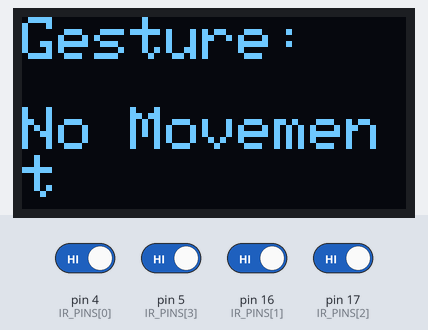
Bench run of a sketch on a simulated Arduino Uno, built with avr-gcc and run on an emulated ATmega328P. Parts: 128×64 one-colour display. The inputs (shaded band) are chosen by the test bench; at power-on: pin 4 (IR_PINS[0]), pin 5 (IR_PINS[3]), pin 16 (IR_PINS[1]), pin 17 (IR_PINS[2]) HIGH. What the sketch prints to the serial monitor is not drawn.

Above: at 2.2 s.
2.3 s: pin 4 (IR_PINS[0]) driven LOW and pin 5 (IR_PINS[3]) driven LOW
At 3.0 s:
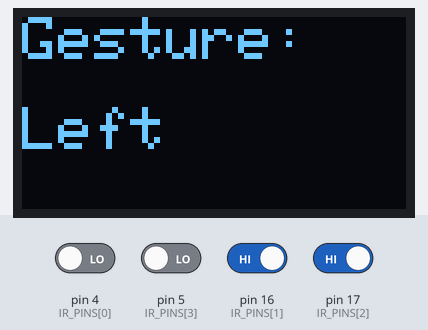
5.3 s: pin 17 (IR_PINS[2]) driven LOW
At 6.0 s:
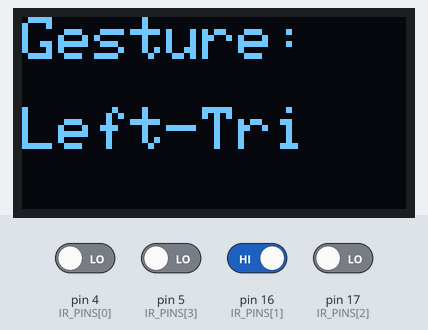
8.3 s: pin 4 (IR_PINS[0]) driven HIGH
At 8.7 s:
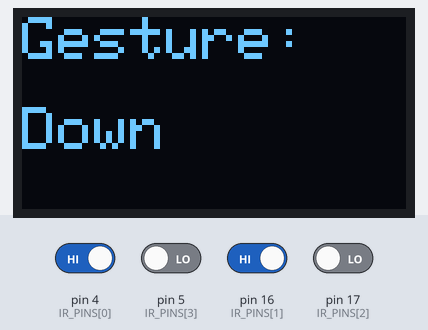
11.3 s: pin 16 (IR_PINS[1]) driven LOW
At 12.5 s:
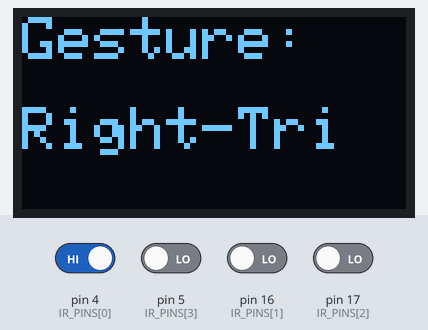
14.3 s: pin 5 (IR_PINS[3]) driven HIGH
At 15.5 s:
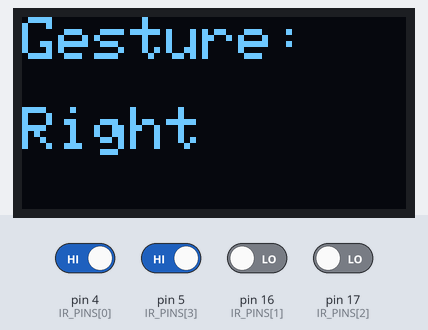
17.3 s: pin 4 (IR_PINS[0]) driven LOW
At 18.4 s:
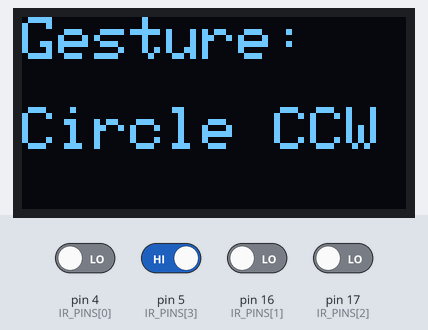
Timing chart, 0 to 20.3 s (numbered marks = the images above; inputs shaded):
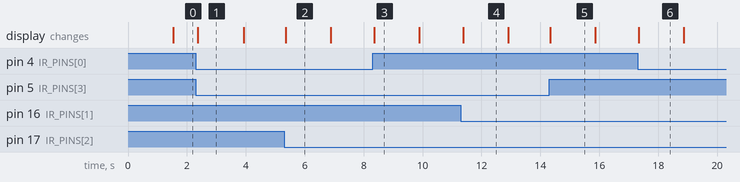

The sketch:

gesture_static.ino
```cpp
#include <Wire.h>
#include <Adafruit_GFX.h>
#include <Adafruit_SSD1306.h>

// OLED setup
#define SCREEN_WIDTH 128
#define SCREEN_HEIGHT 64
Adafruit_SSD1306 display(SCREEN_WIDTH, SCREEN_HEIGHT, &Wire, -1);

// IR sensor pins (Top-Left, Top-Right, Bottom-Right, Bottom-Left)
const int IR_PINS[] = {4, 16, 17, 5};
bool lastState[4] = {HIGH, HIGH, HIGH, HIGH};
unsigned long lastChangeTime = 0;

// Circle detection variables
int sequence[10] = {-1};
unsigned long lastSeqUpdate = 0;

// Function declarations
void detectGestures(bool state[4]);
void updateSequence(int triggeredSensor);
void detectCircles();
bool containsSequence(int a, int b, int c, int d);
void showGestureOLED(String gesture);

void setup() {
  Serial.begin(115200);
  for (int i = 0; i < 4; i++) {
    pinMode(IR_PINS[i], INPUT_PULLUP);
  }

  // OLED init
  if (!display.begin(SSD1306_SWITCHCAPVCC, 0x3C)) {
    Serial.println(F("SSD1306 allocation failed"));
    for (;;);
  }
  display.clearDisplay();
  display.setTextSize(2);
  display.setTextColor(SSD1306_WHITE);
  display.setCursor(0, 0);
  display.println("Starting...");
  display.display();
  delay(1000);
}

void loop() {
  bool currentState[4];

  // Read IR sensor states
  for (int i = 0; i < 4; i++) {
    currentState[i] = digitalRead(IR_PINS[i]);
  }

  // Check for changes
  for (int i = 0; i < 4; i++) {
    if (currentState[i] != lastState[i]) {
      lastChangeTime = millis();
      lastState[i] = currentState[i];

      if (currentState[i] == LOW) {
        updateSequence(i);  // i=0:TL, 1:TR, 2:BR, 3:BL
      }

      detectGestures(currentState);
    }
  }

  // Detect circles
  detectCircles();

  // Detect "No Movement" hover gesture
  if (millis() - lastChangeTime > 1500) {
    Serial.println("GESTURE: No Movement");
    showGestureOLED("No Movement");
    lastChangeTime = millis();
  }

  delay(50);
}

void updateSequence(int triggeredSensor) {
  for (int i = 0; i < 9; i++) {
    sequence[i] = sequence[i + 1];
  }
  sequence[9] = triggeredSensor;
  lastSeqUpdate = millis();
}

void detectCircles() {
  if (millis() - lastSeqUpdate > 500) return;

  // Clockwise (BL -> TL -> TR -> BR)
  if (containsSequence(3, 0, 1, 2)) {
    Serial.println("GESTURE: Circle CW");
    showGestureOLED("Circle CW");
    memset(sequence, -1, sizeof(sequence));
    return;
  }

  // Counter-clockwise (BL -> BR -> TR -> TL)
  if (containsSequence(3, 2, 1, 0)) {
    Serial.println("GESTURE: Circle CCW");
    showGestureOLED("Circle CCW");
    memset(sequence, -1, sizeof(sequence));
    return;
  }
}

bool containsSequence(int a, int b, int c, int d) {
  for (int i = 0; i < 7; i++) {
    if (sequence[i] == a &&
        sequence[i + 1] == b &&
        sequence[i + 2] == c &&
        sequence[i + 3] == d) {
      return true;
    }
  }
  return false;
}

void detectGestures(bool state[4]) {
  // Up: Top sensors triggered
  if (!state[0] && !state[1] && state[2] && state[3]) {
    Serial.println("GESTURE: Up");
    showGestureOLED("Up");
    return;
  }
  // Down: Bottom sensors triggered
  if (state[0] && state[1] && !state[2] && !state[3]) {
    Serial.println("GESTURE: Down");
    showGestureOLED("Down");
    return;
  }
  // Left: Left sensors triggered
  if (!state[0] && state[1] && state[2] && !state[3]) {
    Serial.println("GESTURE: Left");
    showGestureOLED("Left");
    return;
  }
  // Right: Right sensors triggered
  if (state[0] && !state[1] && !state[2] && state[3]) {
    Serial.println("GESTURE: Right");
    showGestureOLED("Right");
    return;
  }
  // Diagonal Gestures
  if (!state[0] && state[2] && state[1] && !state[3]) {
    Serial.println("GESTURE: Right-Diagonal");
    showGestureOLED("Right-Diag");
    return;
  }
  if (state[0] && !state[1] && !state[2] && state[3]) {
    Serial.println("GESTURE: Left-Diagonal");
    showGestureOLED("Left-Diag");
    return;
  }
  if (state[0] && !state[1] && !state[2] && !state[3]) {
    Serial.println("GESTURE: Right-Triangle");
    showGestureOLED("Right-Tri");
    return;
  }
  if (!state[0] && state[1] && !state[2] && !state[3]) {
    Serial.println("GESTURE: Left-Triangle");
    showGestureOLED("Left-Tri");
    return;
  }
}

void showGestureOLED(String gesture) {
  display.clearDisplay();
  display.setTextSize(2);
  display.setCursor(0, 0);
  display.println("Gesture:");
  display.setTextSize(2);
  display.setCursor(0, 30);
  display.println(gesture);
  display.display();
}
```

Measured:
- after the input at 2.3 s, the display: changes after 0.07 s (image 1)
- after the input at 5.3 s, the display: changes after 0.05 s (image 2)
- after the input at 8.3 s, the display: changes after 0.06 s (image 3)
- after the input at 11.3 s, the display: changes after 0.07 s (image 4)
- after the input at 14.3 s, the display: changes at once (image 5)
- after the input at 17.3 s, the display: changes at once (image 6)
- what the display in image 1 shows lasts 1.5 s, from 2.4 s to 3.9 s
